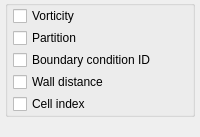
                     <widget class="QWidget" name="subpage_cell_other">
                      <layout class="QGridLayout" name="gridLayout_17">
                       <property name="leftMargin">
                        <number>5</number>
                       </property>
                       <property name="topMargin">
                        <number>0</number>
                       </property>
                       <property name="rightMargin">
                        <number>5</number>
                       </property>
                       <property name="bottomMargin">
                        <number>0</number>
                       </property>
                       <item row="0" column="0">
                        <widget class="QGroupBox" name="groupbox_cell_other">
                         <property name="title">
                          <string/>
                         </property>
                         <property name="flat">
                          <bool>true</bool>
                         </property>
                         <layout class="QGridLayout" name="gridLayout_21">
                          <property name="leftMargin">
                           <number>5</number>
                          </property>
                          <property name="topMargin">
                           <number>0</number>
                          </property>
                          <property name="rightMargin">
                           <number>0</number>
                          </property>
                          <property name="bottomMargin">
                           <number>0</number>
                          </property>
                          <property name="horizontalSpacing">
                           <number>0</number>
                          </property>
                          <property name="verticalSpacing">
                           <number>2</number>
                          </property>
                          <item row="2" column="0">
                           <widget class="CheckBox" name="checkbox_keyword_vtk_bc_id_args_VTK">
                            <property name="text">
                             <string>Boundary condition ID</string>
                            </property>
                           </widget>
                          </item>
                          <item row="0" column="0">
                           <widget class="CheckBox" name="checkbox_keyword_vtk_vorticity_args_VTK">
                            <property name="text">
                             <string>Vorticity</string>
                            </property>
                           </widget>
                          </item>
                          <item row="3" column="0">
                           <widget class="CheckBox" name="checkbox_keyword_vtk_dwall_args_VTK">
                            <property name="text">
                             <string>Wall distance</string>
                            </property>
                           </widget>
                          </item>
                          <item row="4" column="0">
                           <widget class="CheckBox" name="checkbox_keyword_vtk_ijk_args_VTK">
                            <property name="text">
                             <string>Cell index</string>
                            </property>
                           </widget>
                          </item>
                          <item row="1" column="0">
                           <widget class="CheckBox" name="checkbox_keyword_vtk_partition_args_VTK">
                            <property name="text">
                             <string>Partition</string>
                            </property>
                           </widget>
                          </item>
                         </layout>
                        </widget>
                       </item>
                       <item row="1" column="0">
                        <spacer name="verticalSpacer_9">
                         <property name="orientation">
                          <enum>Qt::Vertical</enum>
                         </property>
                         <property name="sizeHint" stdset="0">
                          <size>
                           <width>20</width>
                           <height>20</height>
                          </size>
                         </property>
                        </spacer>
                       </item>
                      </layout>
                     </widget>
